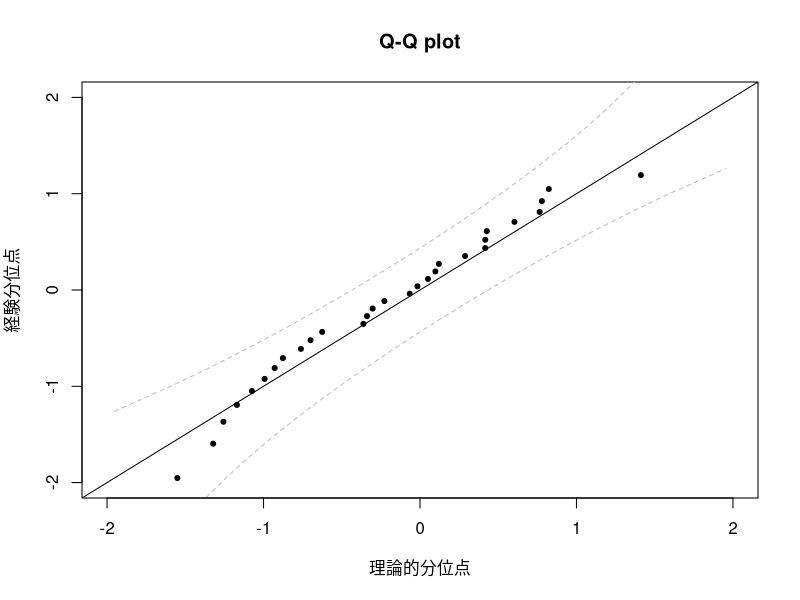

Here is the R script that generated this plot:
### 2023-8-23 by R. Yuasa
### QQ plot
### 次のページを参考にした
### https://lbelzile.github.io/lineaRmodels/qqplot.html

# Rにあるmtcarsというデータで回帰分析を行う
ols <- lm(mpg ~ wt, data = mtcars)
n <- length(mtcars$wt)
#スチューデント化残差
esr <- rstudent(ols)

#真の分布がt分布のときの理論的分位点
emp_quant <- qt(rank(esr)/(n + 1),  df = n - 3)
#各点ごとに信頼区間を計算する関数
#引数はn,distの他にも、...の部分に違うものを与える事が出来る
confint.qqplot.ptw <- function(n, dist = "norm", ...){
  #sapply関数は第1引数にデータ、第2引数に関数を与える
  #1:nというデータをそれぞれ、この場で定義した関数に代入し、その結果を与える
  t(sapply(1:n, function(i){
    #dist='tの場合、'paste0('q','t')は文字列'q'と't'の結合を行い、"qt"を返す
    #do.callは引数のリストを関数に与えて実行する
    #qbeta関数によりBeta(i,n-i+1)の2.5%点と97.5%点を計算
    #dist='tの場合、qtという関数にBeta(i,n-i+1)の2.5%点と97.5%点と...の部分(下ではdf=n-3)を与える
    do.call(paste0('q', dist), list(qbeta(c(0.025, 0.975), i, n - i + 1), ...))
  }))
}

#上の関数を用いる
confint_lim <- confint.qqplot.ptw(n = n, dist = "t", df = n - 3)
#経験分位点に沿って信頼区間をプロットする
#matplotは2つの行列に対し、1つ目の行列のk列目の値をx軸、2つ目の行列のk列目の値をy軸に取るような線を引く
#kは1から行列の列数
#今回は1つ目の行列として与えているのがベクトルで、x軸にはベクトルの値が用いられ、y軸には2つ目の引数で与えられている行列の各列の値をとるような線が引かれる
matplot(sort(emp_quant), confint_lim, type = "l", lty = 2, col="grey",
        main = "Q-Q plot", xlim = c(-2, 2), ylim = c(-2, 2),
        xlab = "理論的分位点", ylab = "経験分位点")  
#切片0傾き1の理論直線のあてはめ
abline(a = 0, b = 1)
#観測をプロットする
points(esr, emp_quant, pch = 20)
